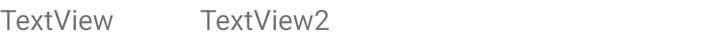
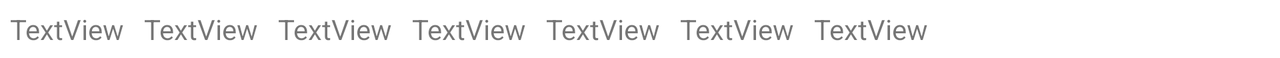

Compare how this app lays out the same screen by default and in its alternative resource folder. The renders come first, then the two layout files and the values they reference.
<!-- AndroidManifest.xml: application theme Theme.Academic_schedule_and_progress_tracker -->
<!-- res/layout/course_list_item.xml -->
<?xml version="1.0" encoding="utf-8"?>
<androidx.constraintlayout.widget.ConstraintLayout xmlns:android="http://schemas.android.com/apk/res/android"
    xmlns:app="http://schemas.adroid.com/apk/res-auto"
    xmlns:tools="http://schemas.android.com/tools"
    android:layout_width="match_parent"
    android:layout_height="wrap_content">

    <androidx.appcompat.widget.LinearLayoutCompat
        android:layout_width="wrap_content"
        android:layout_height="wrap_content"
        app:layout_constraintLeft_toLeftOf="parent"
        app:layout_constraintTop_toTopOf="parent">

        <TextView
            android:id="@+id/textViewcoursetitle"
            android:layout_width="100dp"
            android:layout_height="wrap_content"
            android:text="TextView"
            app:layout_constraintLeft_toLeftOf="parent"
            app:layout_constraintTop_toTopOf="parent"
            tools:layout_editor_absoluteX="73dp"
            tools:layout_editor_absoluteY="112dp" />

        <TextView
            android:id="@+id/textViewcourseinstructor"
            android:layout_width="100dp"
            android:layout_height="wrap_content"
            android:text="TextView2"
            app:layout_constraintBottom_toBottomOf="parent"
            app:layout_constraintLeft_toRightOf="@id/textViewcoursetitle"
            tools:layout_editor_absoluteX="73dp"
            tools:layout_editor_absoluteY="112dp" />
    </androidx.appcompat.widget.LinearLayoutCompat>
</androidx.constraintlayout.widget.ConstraintLayout>
<!-- resources referenced by this layout -->
<resources>
  <style name="Theme.Academic_schedule_and_progress_tracker" parent="Theme.MaterialComponents.DayNight.DarkActionBar">
          
          <item name="colorPrimary">@color/purple_500</item>
          <item name="colorPrimaryVariant">@color/purple_700</item>
          <item name="colorOnPrimary">@color/white</item>
          
          <item name="colorSecondary">@color/teal_200</item>
          <item name="colorSecondaryVariant">@color/teal_700</item>
          <item name="colorOnSecondary">@color/black</item>
          
          <item name="android:statusBarColor">?attr/colorPrimaryVariant</item>
          
      </style>
</resources>
<!-- res/layout-land/course_list_item.xml (the repository's variant of the layout above) -->
<!-- drawn on the phone turned sideways -->
<?xml version="1.0" encoding="utf-8"?>
<androidx.constraintlayout.widget.ConstraintLayout xmlns:android="http://schemas.android.com/apk/res/android"
    xmlns:app="http://schemas.adroid.com/apk/res-auto"
    xmlns:tools="http://schemas.android.com/tools"
    android:layout_width="match_parent"
    android:layout_height="wrap_content">

    <androidx.appcompat.widget.LinearLayoutCompat
        android:layout_width="wrap_content"
        android:layout_height="wrap_content"
        app:layout_constraintLeft_toLeftOf="parent"
        app:layout_constraintTop_toTopOf="parent">

        <TextView
            android:id="@+id/textViewcoursetitle"
            android:layout_width="wrap_content"
            android:layout_height="wrap_content"
            android:padding="5dp"
            android:text="TextView"
            app:layout_constraintLeft_toLeftOf="parent"
            app:layout_constraintTop_toTopOf="parent"
            tools:layout_editor_absoluteX="73dp"
            tools:layout_editor_absoluteY="112dp" />

        <TextView
            android:id="@+id/textViewcoursestart"
            android:layout_width="wrap_content"
            android:layout_height="wrap_content"
            android:padding="5dp"
            android:text="TextView"
            app:layout_constraintLeft_toLeftOf="parent"
            app:layout_constraintTop_toTopOf="parent"
            tools:layout_editor_absoluteX="73dp"
            tools:layout_editor_absoluteY="112dp" />

        <TextView
            android:id="@+id/textViewcourseend"
            android:layout_width="wrap_content"
            android:layout_height="wrap_content"
            android:padding="5dp"
            android:text="TextView"
            app:layout_constraintLeft_toLeftOf="parent"
            app:layout_constraintTop_toTopOf="parent"
            tools:layout_editor_absoluteX="73dp"
            tools:layout_editor_absoluteY="112dp" />

        <TextView
            android:id="@+id/textViewcoursestatus"
            android:layout_width="wrap_content"
            android:layout_height="wrap_content"
            android:padding="5dp"
            android:text="TextView"
            app:layout_constraintLeft_toLeftOf="parent"
            app:layout_constraintTop_toTopOf="parent"
            tools:layout_editor_absoluteX="73dp"
            tools:layout_editor_absoluteY="112dp" />

        <TextView
            android:id="@+id/textViewcourseinstructor"
            android:layout_width="wrap_content"
            android:layout_height="wrap_content"
            android:padding="5dp"
            android:text="TextView"
            app:layout_constraintLeft_toLeftOf="parent"
            app:layout_constraintTop_toTopOf="parent"
            tools:layout_editor_absoluteX="73dp"
            tools:layout_editor_absoluteY="112dp" />

        <TextView
            android:id="@+id/textViewcourseinstructornumber"
            android:layout_width="wrap_content"
            android:layout_height="wrap_content"
            android:padding="5dp"
            android:text="TextView"
            app:layout_constraintLeft_toLeftOf="parent"
            app:layout_constraintTop_toTopOf="parent"
            tools:layout_editor_absoluteX="73dp"
            tools:layout_editor_absoluteY="112dp" />

        <TextView
            android:id="@+id/textViewcourseinstructoremail"
            android:layout_width="wrap_content"
            android:layout_height="wrap_content"
            android:padding="5dp"
            android:text="TextView"
            app:layout_constraintLeft_toRighttOf="@+id/textViewcourseinstructornumber"
            app:layout_constraintTop_toTopOf="@id/textViewcourseinstructornumber"
            tools:layout_editor_absoluteX="73dp"
            tools:layout_editor_absoluteY="112dp" />

    </androidx.appcompat.widget.LinearLayoutCompat>
</androidx.constraintlayout.widget.ConstraintLayout>
